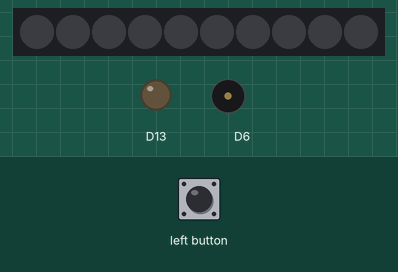
Recording of a sketch running on a simulated Adafruit Circuit Playground Express. Shown: 10 RGB LEDs in strip order, left to right, output pins drawn as LEDs (lit = HIGH), buzzer (waves = sounding). Inputs (shaded band) come from the test bench. Dim RGB values are drawn brighter than linear.

Above: at 1.2 s.
1.3 s: left button pressed for 0.15 s
At 2.1 s:
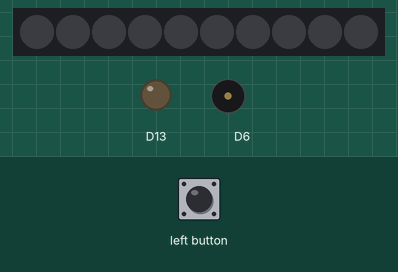
2.9 s: left button pressed for 1 s
At 6.75 s:
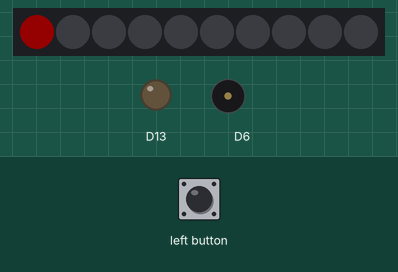
6.9 s: left button pressed for 3.2 s
At 7.5 s:
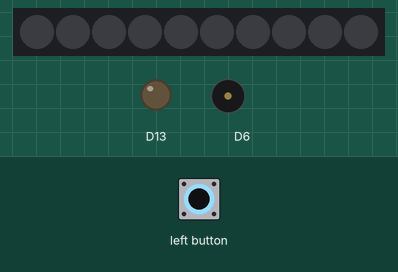
Timing chart, 0 to 12.1 s (numbered marks = the images above; inputs shaded):
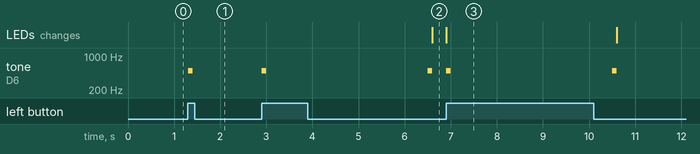

Measured:
- after the input at 1.3 s, tone on D6: silent → 500 Hz at once, → silent 0.10 s later
- after the input at 2.9 s, tone on D6: alternates 500 Hz for 0.10 s and silent for 3.5 s, starting at once; the LEDs: change after 3.7 s (image 2)
- after the input at 6.9 s, tone on D6: alternates 500 Hz for 0.10 s and silent for 3.5 s, 4 changes in all, then stays silent, starting at once; the LEDs: change at once (image 3)

The sketch:

sketch_oct16b.ino
```cpp
#include <Adafruit_CircuitPlayground.h>

bool leftButtonIsDown = false;
bool leftButtonWasDown = false;

unsigned long startTime = 0;
boolean started = false;

void setup() {
  Serial.begin(9600);
  CircuitPlayground.begin();
}

void loop() {
  leftButtonIsDown = CircuitPlayground.leftButton();

  if (leftButtonWasDown == false && leftButtonIsDown == true) {
    startTime = millis();
    started = true;
    CircuitPlayground.clearPixels();
    CircuitPlayground.playTone(500, 100);
  }

  if (started) {
    //make into a loop, animate pixels,
    float x = 1000.0;

    float seconds = (millis() - startTime) / 1000 * 1.2;
    if ((millis() - startTime) / seconds == x) {
      int pixelIndex = 0;
      CircuitPlayground.playTone(500, 100);
      CircuitPlayground.setPixelColor(pixelIndex, 255, 0, 0);
      pixelIndex++;
      x = x * 0.5;
    }

    // turn neopixel with index of (x original value / x / 2) red (Areeba's idea)


    if (millis() - startTime > 10000) {
      started = false;
    }
  }

  //Save the button state as previous button state
  leftButtonWasDown = leftButtonIsDown;
}
```
